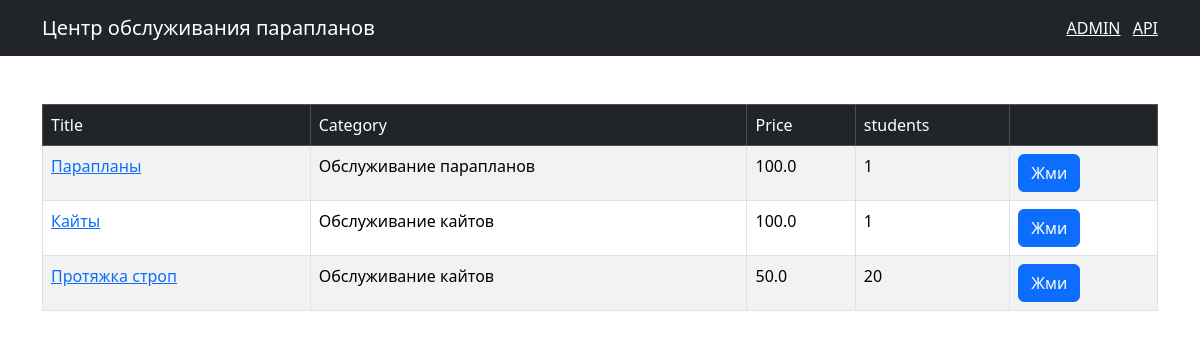
The page / on the database its author committed.
### shop/models.py (models this page shows, shortened)
class Course(models.Model):
    title = models.CharField(max_length=255)
    price = models.FloatField()
    students_qty = models.IntegerField()
    reviews_qty = models.IntegerField()
    category = models.ForeignKey(Category, on_delete=models.CASCADE)
    created_at = models.DateTimeField(default=timezone.now)

class Category(models.Model):
    title = models.CharField(max_length=300)
    created_at = models.DateTimeField(default=timezone.now)
    def __str__(self):
        return self.title

### shop/views.py (the view)
# urls.py: path('', include(api.urls),name='index')
def index(request):
    courses = Course.objects.all()
    return render(request, 'shop/courses.html', {'courses':courses})

### templates/shop/courses.html (shortened to what this page needs)
{% extends 'base.html' %}
{% block content %}
<table class="table mt-5 table-bordered table-striped table-hover">
	<thead class="table-dark">
		<tr>
			<td>Title</td>
			<td>Category</td>
			<td>Price</td>
			<td>students</td>
			<td></td>
		</tr>
    </thead>
    <tbody>
		<tr>
			{%for course in courses%}
			<td><a href={% url "shop:single_course" course.id %}>{{course.title}}</a></td>
			<td>{{course.category}}</td>
			<td>{{course.price}}</td>
			<td>{{course.students_qty}}</td>
			<td><button class="btn btn-primary">Жми</button></td>
		</tr>
	{%endfor%}
	</tbody>
</table>
{% endblock %}

### rows shown on the page
Course: title "Парапланы", category "Обслуживание парапланов", price "100.0", students_qty "1"
Course: title "Кайты", category "Обслуживание кайтов", price "100.0", students_qty "1"
Course: title "Протяжка строп", category "Обслуживание кайтов", price "50.0", students_qty "20"
